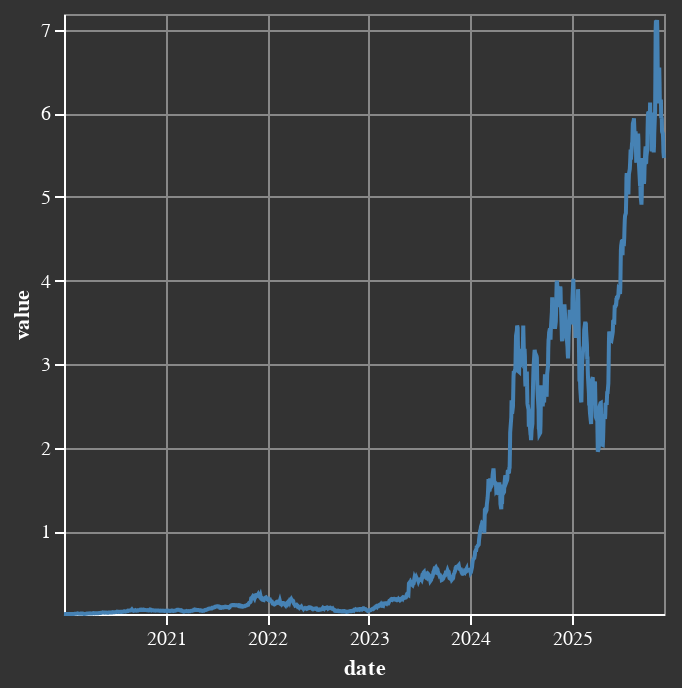

This figure's notebook cell:
### Code cell
results.holdings.by_security["NVDA"].plot.line()

### Figure 1 — Vega specification as saved in the notebook (floating-point values rounded to 4 significant figures; data arrays with more than 128 entries replaced by an {"elided": "..."} marker saying what was removed)
{"$schema": "https://vega.github.io/schema/vega/v5.json", "data": [{"name": "source_0", "values": {"elided": "1486 records"}, "transform": [{"type": "formula", "expr": "toDate(datum['date'])", "as": "date"}]}], "marks": [{"type": "line", "name": "marks", "from": {"data": "source_0"}, "sort": {"field": "x"}, "encode": {"update": {"tooltip": {"signal": "{\"date\": timeFormat(datum[\"date\"], '%b %d, %Y'), \"value\": format(datum[\"value\"], \"\")}"}, "x": {"field": "date", "scale": "x"}, "stroke": {"value": "steelblue"}, "defined": {"signal": "isValid(datum[\"date\"]) && isFinite(+datum[\"date\"]) && isValid(datum[\"value\"]) && isFinite(+datum[\"value\"])"}, "y": {"field": "value", "scale": "y"}}}, "style": ["line"]}], "scales": [{"name": "x", "type": "time", "domain": {"data": "source_0", "field": "date"}, "range": [0, {"signal": "width"}]}, {"name": "y", "type": "linear", "domain": [0.01189, 7.188], "range": [{"signal": "height"}, 0], "clamp": true, "zero": false}], "axes": [{"scale": "x", "grid": true, "minExtent": 0, "ticks": false, "domain": false, "orient": "bottom", "labels": false, "gridScale": "y", "maxExtent": 0, "tickCount": {"signal": "ceil(width/40)"}, "zindex": 0, "aria": false}, {"scale": "y", "tickCount": {"signal": "ceil(height/40)"}, "domain": false, "labels": false, "orient": "left", "zindex": 0, "maxExtent": 0, "grid": true, "minExtent": 0, "gridScale": "x", "aria": false, "ticks": false}, {"scale": "x", "title": "date", "tickCount": {"signal": "ceil(width/40)"}, "zindex": 0, "grid": false, "orient": "bottom", "labelFlush": true, "labelOverlap": true}, {"scale": "y", "tickCount": {"signal": "ceil(height/40)"}, "title": "value", "orient": "left", "zindex": 0, "grid": false, "labelOverlap": true}], "usermeta": {"embedOptions": {"theme": "dark"}}, "padding": 5, "background": "#333", "width": 300, "style": "cell", "config": {"axis": {"domainColor": "#fff", "gridColor": "#888", "tickColor": "#fff"}, "style": {"guide-label": {"fill": "#fff"}, "guide-title": {"fill": "#fff"}, "cell": {"stroke": "#888"}, "group-title": {"fill": "#fff"}}, "title": {"subtitleColor": "#fff"}}, "height": 300}
